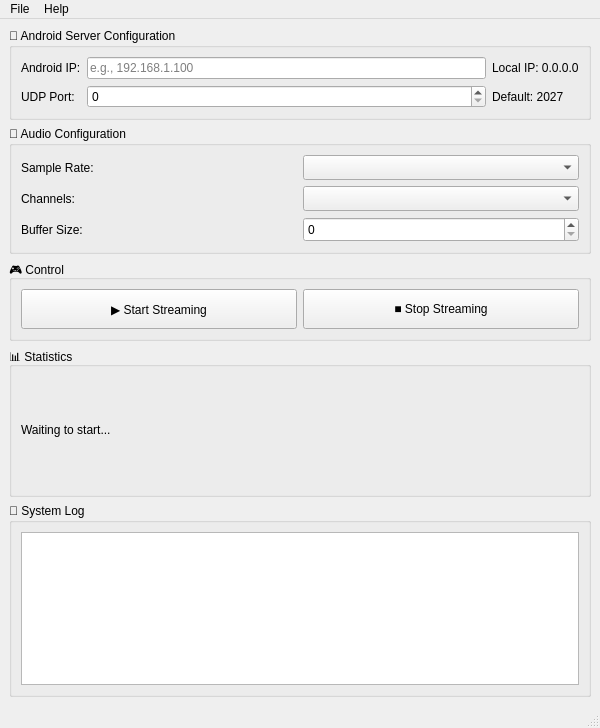
<?xml version="1.0" encoding="UTF-8"?>
<ui version="4.0">
 <class>MainWindow</class>
 <widget class="QMainWindow" name="MainWindow">
  <property name="geometry">
   <rect>
    <x>0</x>
    <y>0</y>
    <width>600</width>
    <height>728</height>
   </rect>
  </property>
  <property name="windowTitle">
   <string>Audio Streamer - UDP Client</string>
  </property>
  <widget class="QWidget" name="centralwidget">
   <layout class="QVBoxLayout" name="verticalLayout">
    <item>
     <widget class="QGroupBox" name="serverGroupBox">
      <property name="title">
       <string>📡 Android Server Configuration</string>
      </property>
      <layout class="QGridLayout" name="gridLayout">
       <item row="0" column="0">
        <widget class="QLabel" name="serverIpLabel">
         <property name="text">
          <string>Android IP:</string>
         </property>
        </widget>
       </item>
       <item row="0" column="1">
        <widget class="QLineEdit" name="serverIpLineEdit">
         <property name="placeholderText">
          <string>e.g., 192.168.1.100</string>
         </property>
        </widget>
       </item>
       <item row="0" column="2">
        <widget class="QLabel" name="localIpLabel">
         <property name="text">
          <string>Local IP: 0.0.0.0</string>
         </property>
        </widget>
       </item>
       <item row="1" column="0">
        <widget class="QLabel" name="portLabel">
         <property name="text">
          <string>UDP Port:</string>
         </property>
        </widget>
       </item>
       <item row="1" column="1">
        <widget class="QSpinBox" name="portSpinBox"/>
       </item>
       <item row="1" column="2">
        <widget class="QLabel" name="portHintLabel">
         <property name="text">
          <string>Default: 2027</string>
         </property>
        </widget>
       </item>
      </layout>
     </widget>
    </item>
    <item>
     <widget class="QGroupBox" name="audioGroupBox">
      <property name="title">
       <string>🎵 Audio Configuration</string>
      </property>
      <layout class="QGridLayout" name="gridLayout_2">
       <item row="0" column="0">
        <widget class="QLabel" name="sampleRateLabel">
         <property name="text">
          <string>Sample Rate:</string>
         </property>
        </widget>
       </item>
       <item row="0" column="1" alignment="Qt::AlignmentFlag::AlignVCenter">
        <widget class="QComboBox" name="sampleRateComboBox">
         <property name="minimumSize">
          <size>
           <width>0</width>
           <height>25</height>
          </size>
         </property>
        </widget>
       </item>
       <item row="1" column="0">
        <widget class="QLabel" name="channelLabel">
         <property name="text">
          <string>Channels:</string>
         </property>
        </widget>
       </item>
       <item row="1" column="1" alignment="Qt::AlignmentFlag::AlignVCenter">
        <widget class="QComboBox" name="channelComboBox">
         <property name="minimumSize">
          <size>
           <width>0</width>
           <height>25</height>
          </size>
         </property>
        </widget>
       </item>
       <item row="2" column="0">
        <widget class="QLabel" name="bufferLabel">
         <property name="text">
          <string>Buffer Size:</string>
         </property>
        </widget>
       </item>
       <item row="2" column="1" alignment="Qt::AlignmentFlag::AlignVCenter">
        <widget class="QSpinBox" name="bufferSizeSpinBox">
         <property name="minimumSize">
          <size>
           <width>0</width>
           <height>25</height>
          </size>
         </property>
        </widget>
       </item>
      </layout>
     </widget>
    </item>
    <item alignment="Qt::AlignmentFlag::AlignVCenter">
     <widget class="QGroupBox" name="controlGroupBox">
      <property name="title">
       <string>🎮 Control</string>
      </property>
      <layout class="QHBoxLayout" name="horizontalLayout">
       <item>
        <widget class="QPushButton" name="startButton">
         <property name="minimumSize">
          <size>
           <width>0</width>
           <height>40</height>
          </size>
         </property>
         <property name="text">
          <string>▶ Start Streaming</string>
         </property>
        </widget>
       </item>
       <item>
        <widget class="QPushButton" name="stopButton">
         <property name="minimumSize">
          <size>
           <width>0</width>
           <height>40</height>
          </size>
         </property>
         <property name="text">
          <string>■ Stop Streaming</string>
         </property>
        </widget>
       </item>
      </layout>
     </widget>
    </item>
    <item alignment="Qt::AlignmentFlag::AlignVCenter">
     <widget class="QGroupBox" name="statsGroupBox">
      <property name="minimumSize">
       <size>
        <width>0</width>
        <height>150</height>
       </size>
      </property>
      <property name="title">
       <string>📊 Statistics</string>
      </property>
      <layout class="QVBoxLayout" name="verticalLayout_2">
       <item>
        <widget class="QLabel" name="statsLabel">
         <property name="sizePolicy">
          <sizepolicy hsizetype="Preferred" vsizetype="Maximum">
           <horstretch>0</horstretch>
           <verstretch>0</verstretch>
          </sizepolicy>
         </property>
         <property name="minimumSize">
          <size>
           <width>0</width>
           <height>0</height>
          </size>
         </property>
         <property name="text">
          <string>Waiting to start...</string>
         </property>
         <property name="wordWrap">
          <bool>true</bool>
         </property>
        </widget>
       </item>
      </layout>
     </widget>
    </item>
    <item alignment="Qt::AlignmentFlag::AlignVCenter">
     <widget class="QGroupBox" name="logGroupBox">
      <property name="title">
       <string>📝 System Log</string>
      </property>
      <layout class="QVBoxLayout" name="verticalLayout_3">
       <item>
        <widget class="QTextEdit" name="statusTextEdit"/>
       </item>
      </layout>
     </widget>
    </item>
   </layout>
  </widget>
  <widget class="QMenuBar" name="menubar">
   <property name="geometry">
    <rect>
     <x>0</x>
     <y>0</y>
     <width>600</width>
     <height>21</height>
    </rect>
   </property>
   <widget class="QMenu" name="menuFile">
    <property name="title">
     <string>File</string>
    </property>
    <addaction name="actionExit"/>
   </widget>
   <widget class="QMenu" name="menuHelp">
    <property name="title">
     <string>Help</string>
    </property>
    <addaction name="actionAbout"/>
   </widget>
   <addaction name="menuFile"/>
   <addaction name="menuHelp"/>
  </widget>
  <widget class="QStatusBar" name="statusbar"/>
  <action name="actionExit">
   <property name="text">
    <string>Exit</string>
   </property>
  </action>
  <action name="actionAbout">
   <property name="text">
    <string>About</string>
   </property>
  </action>
 </widget>
 <resources/>
 <connections>
  <connection>
   <sender>actionExit</sender>
   <signal>triggered()</signal>
   <receiver>MainWindow</receiver>
   <slot>close()</slot>
   <hints>
    <hint type="sourcelabel">
     <x>-1</x>
     <y>-1</y>
    </hint>
    <hint type="destinationlabel">
     <x>20</x>
     <y>20</y>
    </hint>
   </hints>
  </connection>
 </connections>
</ui>
